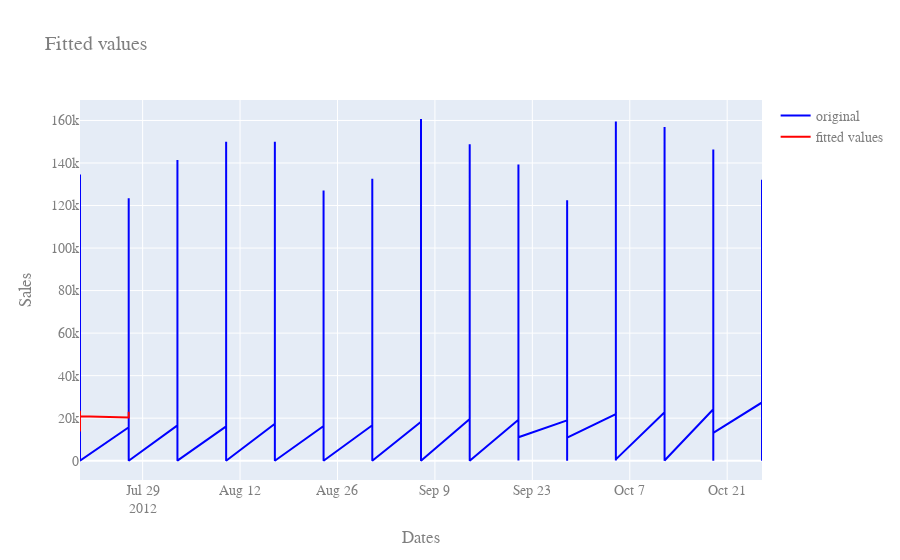

Notebook source saved alongside this figure:
### Code cell
fig= go.Figure(data=
               [go.Scatter(x= test["Date"],
                           y= test["Weekly_Sales"],
                           name= "original", 
                           showlegend=True,
                           marker=dict(color="blue"))])
fig.add_trace(
    go.Scatter(x= test["Date"],
               y=predictions_oos,
               name= "fitted values",
               showlegend= True, 
               marker=dict(color="red")))
fig.update_layout(
    title="Fitted values",
    xaxis_title="Dates",
    yaxis_title="Sales",
    font=dict(
        family="Arial, monospace",
        size=14,
        color="#7f7f7f"
    )
)
fig.show()

### Figure 1 — Plotly figure (JSON) as saved in the notebook; plotly's stock layout.template omitted (floating-point values rounded to 4 significant figures; data arrays with more than 128 entries replaced by an {"elided": "..."} marker saying what was removed)
{"data": [{"marker": {"color": "blue"}, "name": "original", "showlegend": true, "type": "scatter", "x": {"elided": "1025 str values"}, "y": {"elided": "1025 float values"}}, {"marker": {"color": "red"}, "name": "fitted values", "showlegend": true, "type": "scatter", "x": {"elided": "1025 str values"}, "y": [13670.0, 21450.0, 14060.0, 22960.0, 20130.0, 23440.0, 22610.0, 21710.0, 20920.0, 19700.0, 19980.0, 20540.0, 21820.0, 22820.0, 23220.0, 22860.0, 21900.0, 20900.0, 20300.0, 20410.0, 21140.0, 22100.0, 22840.0, 22990.0, 22510.0, 21670.0, 20880.0, 20520.0, 20760.0, 21450.0]}], "layout": {"font": {"color": "#7f7f7f", "family": "Arial, monospace", "size": 14}, "title": {"text": "Fitted values"}, "xaxis": {"title": {"text": "Dates"}}, "yaxis": {"title": {"text": "Sales"}}}}
